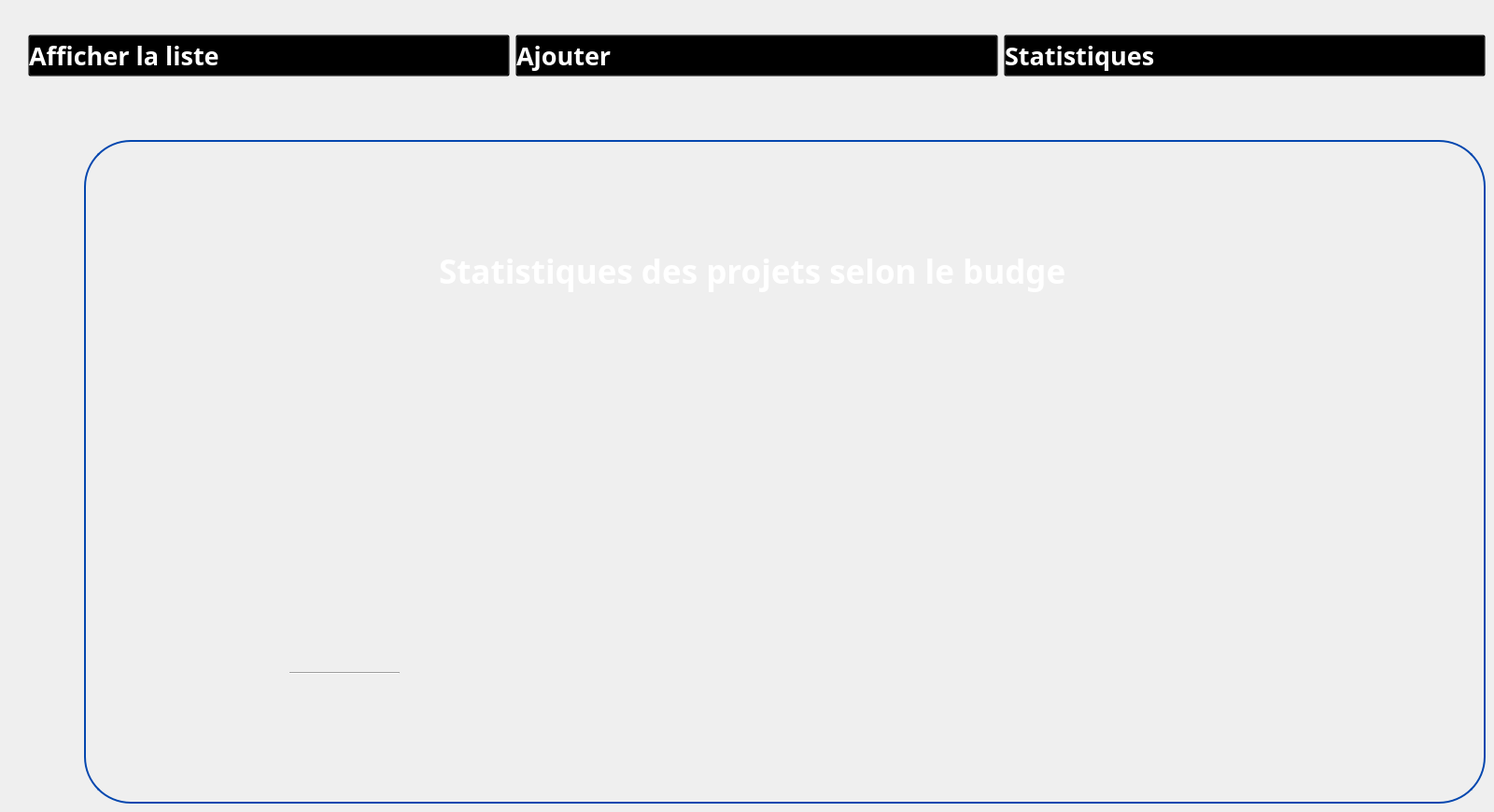
   <widget class="QWidget" name="statprojet">
    <widget class="QWidget" name="horizontalLayoutWidget_29">
     <property name="geometry">
      <rect>
       <x>30</x>
       <y>20</y>
       <width>1561</width>
       <height>80</height>
      </rect>
     </property>
     <layout class="QHBoxLayout" name="horizontalLayout_6">
      <item>
       <widget class="QPushButton" name="pushButton_165">
        <property name="font">
         <font>
          <family>Gill Sans MT</family>
          <pointsize>20</pointsize>
          <weight>75</weight>
          <bold>true</bold>
         </font>
        </property>
        <property name="styleSheet">
         <string notr="true">QPushButton:hover {
    color: blue;
    background: transparent;
}

QPushButton {
    text-align: left;
    background: transparent;
    color: rgb(255,255,255);
}
</string>
        </property>
        <property name="text">
         <string>Afficher la liste</string>
        </property>
        <property name="icon">
         <iconset resource="ressource.qrc">
          <normaloff>:/image/liste-de-souhaits.png</normaloff>:/image/liste-de-souhaits.png</iconset>
        </property>
        <property name="iconSize">
         <size>
          <width>50</width>
          <height>46</height>
         </size>
        </property>
       </widget>
      </item>
      <item>
       <widget class="QPushButton" name="pushButton_166">
        <property name="font">
         <font>
          <family>Gill Sans MT</family>
          <pointsize>20</pointsize>
          <weight>75</weight>
          <bold>true</bold>
         </font>
        </property>
        <property name="styleSheet">
         <string notr="true">QPushButton:hover {
    color: blue;
    background: transparent;
}

QPushButton {
    text-align: left;
    background: transparent;
    color: rgb(255,255,255);
}
</string>
        </property>
        <property name="text">
         <string>Ajouter </string>
        </property>
        <property name="icon">
         <iconset>
          <normaloff>image/image (3).png</normaloff>image/image (3).png</iconset>
        </property>
        <property name="iconSize">
         <size>
          <width>50</width>
          <height>46</height>
         </size>
        </property>
       </widget>
      </item>
      <item>
       <widget class="QPushButton" name="pushButton_167">
        <property name="font">
         <font>
          <family>Gill Sans MT</family>
          <pointsize>20</pointsize>
          <weight>75</weight>
          <bold>true</bold>
         </font>
        </property>
        <property name="styleSheet">
         <string notr="true">QPushButton:hover {
    color: blue;
    background: transparent;
}

QPushButton {
    text-align: left;
    background: transparent;
    color: rgb(255,255,255);
}

</string>
        </property>
        <property name="text">
         <string>Statistiques</string>
        </property>
        <property name="icon">
         <iconset>
          <normaloff>image/image (2).png</normaloff>image/image (2).png</iconset>
        </property>
        <property name="iconSize">
         <size>
          <width>50</width>
          <height>46</height>
         </size>
        </property>
       </widget>
      </item>
     </layout>
    </widget>
    <widget class="QGroupBox" name="groupBox_9">
     <property name="geometry">
      <rect>
       <x>90</x>
       <y>150</y>
       <width>1501</width>
       <height>711</height>
      </rect>
     </property>
     <property name="styleSheet">
      <string notr="true">QGroupBox {
	border-radius:50px;
    border: 2px solid #0447AF; /* Red border */
}
</string>
     </property>
     <property name="title">
      <string/>
     </property>
     <widget class="QLabel" name="label_26">
      <property name="geometry">
       <rect>
        <x>10</x>
        <y>20</y>
        <width>81</width>
        <height>91</height>
       </rect>
      </property>
      <property name="text">
       <string/>
      </property>
      <property name="pixmap">
       <pixmap>:/Desktop/imageprojetcpp/gestion-de-projet.png</pixmap>
      </property>
      <property name="scaledContents">
       <bool>true</bool>
      </property>
     </widget>
     <widget class="QLabel" name="label_27">
      <property name="geometry">
       <rect>
        <x>380</x>
        <y>110</y>
        <width>671</width>
        <height>61</height>
       </rect>
      </property>
      <property name="font">
       <font>
        <family>Plus Jakarta Sans</family>
        <pointsize>26</pointsize>
        <weight>75</weight>
        <bold>true</bold>
       </font>
      </property>
      <property name="styleSheet">
       <string notr="true">color:white;
    background: transparent;
</string>
      </property>
      <property name="text">
       <string>Statistiques des projets selon le budget</string>
      </property>
     </widget>
     <widget class="Line" name="line_41">
      <property name="geometry">
       <rect>
        <x>220</x>
        <y>570</y>
        <width>118</width>
        <height>3</height>
       </rect>
      </property>
      <property name="orientation">
       <enum>Qt::Horizontal</enum>
      </property>
     </widget>
     <widget class="QWidget" name="widget1" native="true">
      <property name="geometry">
       <rect>
        <x>30</x>
        <y>190</y>
        <width>1431</width>
        <height>501</height>
       </rect>
      </property>
     </widget>
    </widget>
   </widget>
